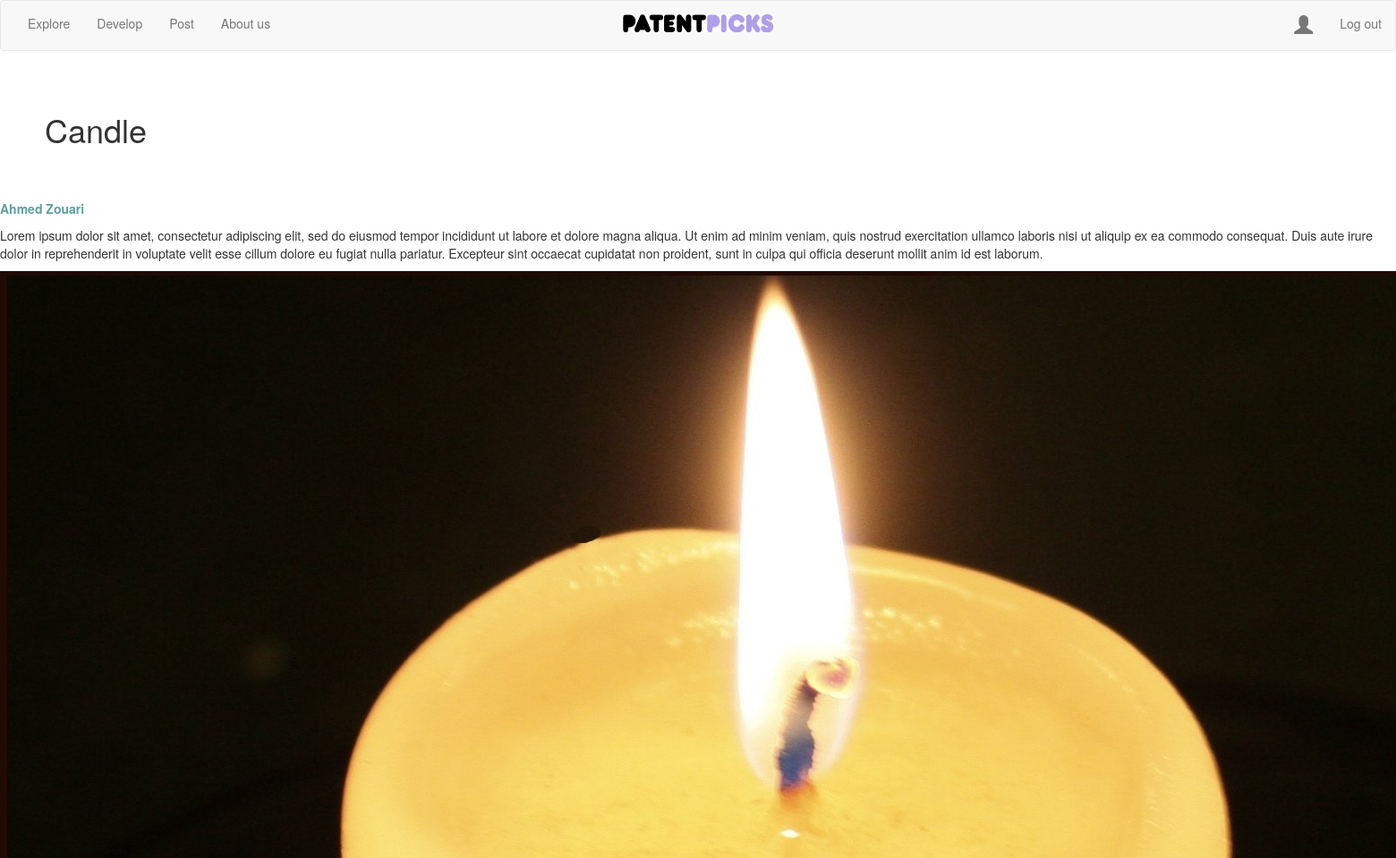
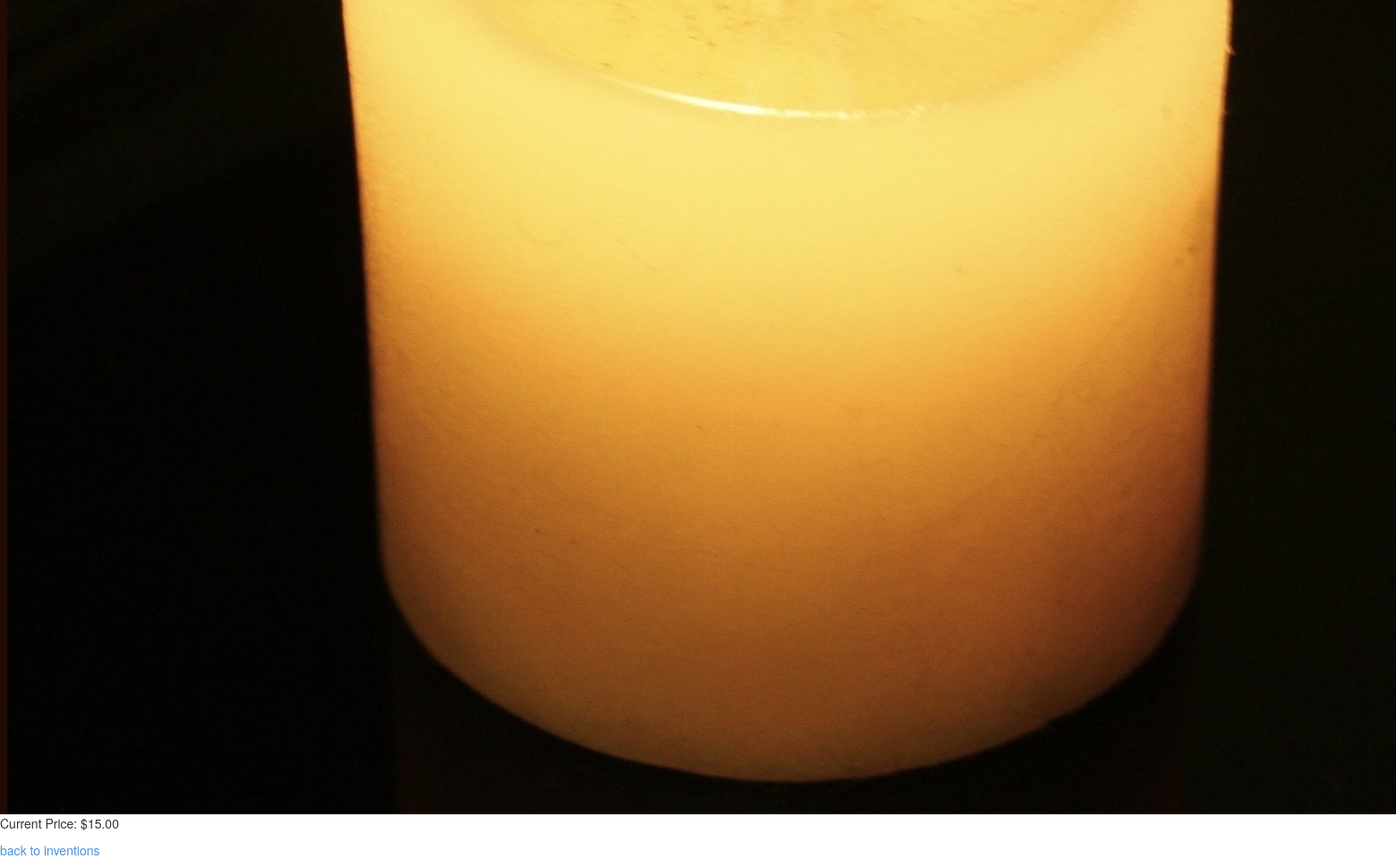
The app's page /PP_Inventions/this-is-a-nice-test/ (signed in) with its own data (2 pictures, top to bottom).
### PP_Core/models.py (models this page shows, shortened)
class Invention(models.Model):
    inventor = models.ForeignKey(Inventor)
    category = models.ForeignKey(Category)
    invention_name = models.CharField(max_length=250)
    description = models.TextField()
    picture = models.ImageField(upload_to='inventions/%Y/%m/%d/')
    video = models.URLField(max_length=200)
    price = models.DecimalField(max_digits=19, decimal_places=2, default=0.00)
    add_date = models.DateTimeField(auto_now_add=True, blank=True)
    slug = AutoSlugField(populate_from='invention_name', unique_with='add_date__day')

class Inventor(models.Model):
    user = models.ForeignKey(User)
    bio = models.TextField()
    add_date = models.DateTimeField(auto_now_add=True, blank=True)

### PP_Inventions/views.py (the view)
# urls.py: url(r'^(?P<slug>[\w-]+)/$', views.invention, name='invention'),
def invention(request, slug):
    invention = get_object_or_404(Invention, slug=slug)
    return render(request, 'PP_Inventions/invention.html', {'invention': invention})

### PP_Inventions/templates/PP_Inventions/invention.html (shortened to what this page needs)
{% extends 'PP_Core/base.html' %}
{% load static %}
{% block content %}
<h1>{{ invention.invention_name }}</h1>
<p class="invention-author">{{ invention.inventor.user.first_name }} {{ invention.inventor.user.last_name }}</p>
    <p> {{ invention.description }}</p>
<img src="{{ MEDIA_URL }}{{ invention.picture }}">
<p>Current Price: ${{ invention.price }}</p>
{% load embed_video_tags %}
<a href="/PP_Inventions/inventions.html">back to inventions</a>
{% endblock %}

### PP_Core/static/PP_Core/PP_Core.css (style rules this page uses)
html { width: 100%; height: 100%; font-family: Helvetica, sans-serif; min-width: 500px; }
h1 { padding: 50px; line-height: 1em; }
a { color: #4A90E2; }
.invention-author { text-align: left; font-family: "Helvetica Neue", Helvetica, Arial, sans-serif; color: cadetblue; font-weight: bold; }

### records on screen
Invention: invention_name "Candle", inventor.user.first_name "Ahmed", inventor.user.last_name "Zouari", description "Lorem ipsum dolor sit amet, consectetur adipiscing elit, sed do eiusmod tempor incididunt ut labore et dolore magna aliqua. Ut enim ad minim veniam, quis nostrud exercitation ullamco laboris nisi ut aliquip ex ea commodo consequat. Duis aute irure dolor in reprehenderit in voluptate velit esse cillum dolore eu fugiat nulla pariatur. Excepteur sint occaecat cupidatat non proident, sunt in culpa qui officia deserunt mollit anim id est laborum.", picture (picture), price "15.00"
